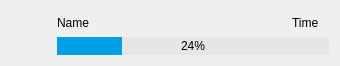
<?xml version="1.0" encoding="UTF-8"?>
<ui version="4.0">
 <class>ExeItemWidget</class>
 <widget class="QWidget" name="ExeItemWidget">
  <property name="geometry">
   <rect>
    <x>0</x>
    <y>0</y>
    <width>340</width>
    <height>66</height>
   </rect>
  </property>
  <property name="maximumSize">
   <size>
    <width>16777215</width>
    <height>80</height>
   </size>
  </property>
  <property name="windowTitle">
   <string>Form</string>
  </property>
  <layout class="QHBoxLayout" name="horizontalLayout_2">
   <item>
    <widget class="QLabel" name="labelIcon">
     <property name="minimumSize">
      <size>
       <width>40</width>
       <height>40</height>
      </size>
     </property>
     <property name="maximumSize">
      <size>
       <width>40</width>
       <height>40</height>
      </size>
     </property>
     <property name="text">
      <string/>
     </property>
     <property name="scaledContents">
      <bool>true</bool>
     </property>
    </widget>
   </item>
   <item>
    <layout class="QVBoxLayout" name="verticalLayout">
     <property name="spacing">
      <number>2</number>
     </property>
     <item>
      <layout class="QHBoxLayout" name="horizontalLayout">
       <property name="rightMargin">
        <number>10</number>
       </property>
       <item>
        <widget class="QLabel" name="labelName">
         <property name="text">
          <string>Name</string>
         </property>
        </widget>
       </item>
       <item>
        <spacer name="horizontalSpacer">
         <property name="orientation">
          <enum>Qt::Orientation::Horizontal</enum>
         </property>
         <property name="sizeHint" stdset="0">
          <size>
           <width>20</width>
           <height>20</height>
          </size>
         </property>
        </spacer>
       </item>
       <item>
        <widget class="QLabel" name="labelTime">
         <property name="text">
          <string>Time</string>
         </property>
        </widget>
       </item>
      </layout>
     </item>
     <item>
      <widget class="QProgressBar" name="progressBar">
       <property name="minimumSize">
        <size>
         <width>0</width>
         <height>0</height>
        </size>
       </property>
       <property name="maximumSize">
        <size>
         <width>16777215</width>
         <height>18</height>
        </size>
       </property>
       <property name="styleSheet">
        <string notr="true">QProgressBar{
        border: none;
        text-align: center;
		color: black;
		background: rgb(230,230,230);
}
QProgressBar::chunk {
        border: none;
        background: rgb(0, 160, 230);
}
</string>
       </property>
       <property name="value">
        <number>24</number>
       </property>
       <property name="textVisible">
        <bool>true</bool>
       </property>
       <property name="textDirection">
        <enum>QProgressBar::Direction::TopToBottom</enum>
       </property>
      </widget>
     </item>
    </layout>
   </item>
  </layout>
 </widget>
 <resources/>
 <connections/>
</ui>
